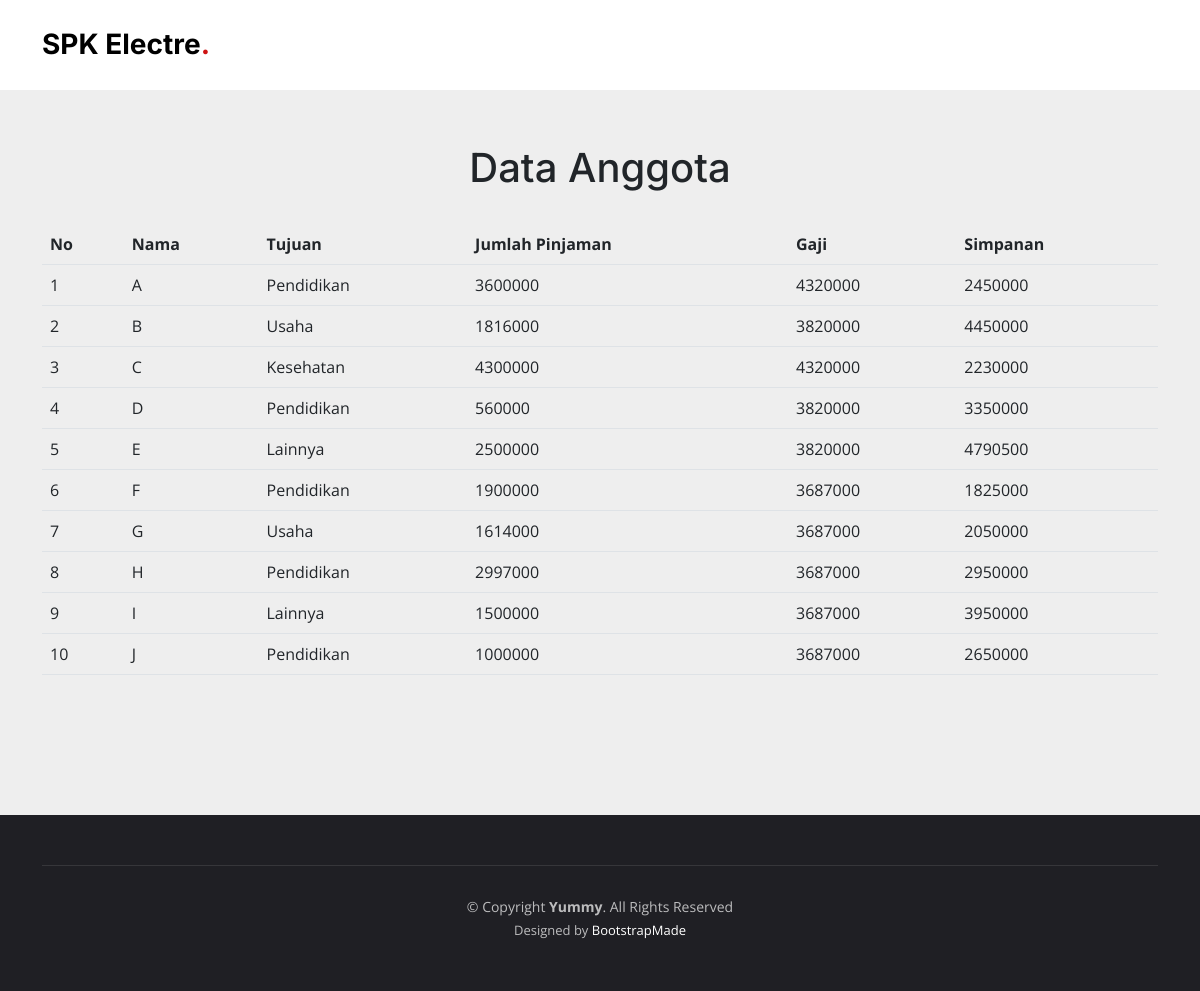
Page /tabel.php on the committed database.
### tables this page shows
CREATE TABLE `alternatif` (
  `id` int(11) NOT NULL,
  `nama` varchar(100) NOT NULL,
  `tujuan_nama` varchar(100) NOT NULL,
  `tujuan` float NOT NULL,
  `jum_pinjaman` float NOT NULL,
  `gaji` float NOT NULL,
  `simpanan` float NOT NULL
);

### public/tabel.php (the view, shortened to what this page needs)
<!DOCTYPE html>
<html lang="en">
<?php include "template/header.php" ?>
<body>
    <header id="header" class="header fixed-top d-flex align-items-center">
        <div class="container d-flex align-items-center justify-content-between">
            <a href="index.html" class="logo d-flex align-items-center me-auto me-lg-0">
                <h1>SPK Electre<span>.</span></h1>
            </a>
        </div>
    </header>
    <section id="hero" class="hero d-flex align-items-center section-bg">
        <div class="container">
            <h1 data-aos="fade-up" style="text-align: center; margin-top: -1rem; margin-bottom: 2rem">Data Anggota</h1>
            <table class="table">
                <thead class="thead-dark">
                    <tr>
                        <th scope="col">No</th>
                        <th scope="col">Nama</th>
                        <th scope="col">Tujuan</th>
                        <th scope="col">Jumlah Pinjaman</th>
                        <th scope="col">Gaji</th>
                        <th scope="col">Simpanan</th>
                    </tr>
                </thead>
                <tbody>
                    <?php
                    include "../config/connection.php";
                    $no = 1;
                    $query = mysqli_query($selectdb, "select * from alternatif");
                    while ($d = mysqli_fetch_array($query)) {
                    ?>
                        <tr>
                            <td><?php echo $no++; ?></td>
                            <td><?php echo $d['nama']; ?></td>
                            <td><?php echo $d['tujuan_nama']; ?></td>
                            <td><?php echo $d['jum_pinjaman']; ?></td>
                            <td><?php echo $d['gaji']; ?></td>
                            <td><?php echo $d['simpanan']; ?></td>
                        </tr>
                    <?php
                    }
                    ?>
                </tbody>
            </table>
            <center class="py-3 pb-5">
            </center>
        </div>
    </section>
    <?php include "template/footer.php" ?>
</body>
</html>

### public/template/header.php (shortened to what this page needs)
<head>
    <link href="../assets/vendor/bootstrap/css/bootstrap.min.css" rel="stylesheet">
    <link href="../assets/vendor/bootstrap-icons/bootstrap-icons.css" rel="stylesheet">
    <link href="../assets/vendor/aos/aos.css" rel="stylesheet">
    <link href="../assets/vendor/glightbox/css/glightbox.min.css" rel="stylesheet">
    <link href="../assets/vendor/swiper/swiper-bundle.min.css" rel="stylesheet">
    <link href="../assets/css/main.css" rel="stylesheet">
</head>

### public/template/footer.php (shortened to what this page needs)
<footer id="footer" class="footer">
    <div class="container">
        <div class="copyright">
            &copy; Copyright <strong><span>Yummy</span></strong>. All Rights Reserved
        </div>
        <div class="credits">
            Designed by <a href="https://bootstrapmade.com/">BootstrapMade</a>
        </div>
    </div>
</footer>

### assets/css/main.css (style rules this page uses)
:root { --font-default: "Open Sans", system-ui, -apple-system, "Segoe UI", Roboto, "Helvetica Neue", Arial, "Noto Sans", "Liberation Sans", sans-serif, "Apple Color Emoji", "Segoe UI Emoji", "Segoe UI Symbol", "Noto Color Emoji"; --font-primary: "Amatic SC", sans-serif; --font-secondary: "Inter", sans-serif; }
:root { --color-default: #212529; --color-primary: #ce1212; --color-secondary: #37373f; }
:root { scroll-behavior: smooth; }
body { font-family: var(--font-default); color: var(--color-default); }
a { color: var(--color-primary); text-decoration: none; }
h1, h2, h3, h4, h5, h6 { font-family: var(--font-secondary); }
section { overflow: hidden; padding: 80px 0; }
.section-bg { background-color: #eee; }
.header { background: #fff; transition: all 0.5s; z-index: 997; height: 90px; border-bottom: 1px solid #fff; }
.header .logo h1 { font-size: 28px; font-weight: 700; color: #000; margin: 0; font-family: var(--font-secondary); }
.header .logo h1 span { color: var(--color-primary); }
section { scroll-margin-top: 90px; }
.hero { width: 100%; background-size: cover; position: relative; min-height: 60vh; padding: 160px 0 60px 0; }
.footer { font-size: 14px; background-color: #1f1f24; padding: 50px 0; color: rgba(255, 255, 255, 0.7); }
.footer .copyright { text-align: center; padding-top: 30px; border-top: 1px solid rgba(255, 255, 255, 0.1); }
.footer .credits { padding-top: 4px; text-align: center; font-size: 13px; }
.footer .credits a { color: #fff; }

### public/tabel.php (style rules this page uses)
* { box-sizing: border-box; }

### rows in the picture
alternatif: nama "A", tujuan_nama "Pendidikan", jum_pinjaman "3600000", gaji "4320000", simpanan "2450000"
alternatif: nama "B", tujuan_nama "Usaha", jum_pinjaman "1816000", gaji "3820000", simpanan "4450000"
alternatif: nama "C", tujuan_nama "Kesehatan", jum_pinjaman "4300000", gaji "4320000", simpanan "2230000"
alternatif: nama "D", tujuan_nama "Pendidikan", jum_pinjaman "560000", gaji "3820000", simpanan "3350000"
alternatif: nama "E", tujuan_nama "Lainnya", jum_pinjaman "2500000", gaji "3820000", simpanan "4790500"
alternatif: nama "F", tujuan_nama "Pendidikan", jum_pinjaman "1900000", gaji "3687000", simpanan "1825000"
alternatif: nama "G", tujuan_nama "Usaha", jum_pinjaman "1614000", gaji "3687000", simpanan "2050000"
alternatif: nama "H", tujuan_nama "Pendidikan", jum_pinjaman "2997000", gaji "3687000", simpanan "2950000"
alternatif: nama "I", tujuan_nama "Lainnya", jum_pinjaman "1500000", gaji "3687000", simpanan "3950000"
alternatif: nama "J", tujuan_nama "Pendidikan", jum_pinjaman "1000000", gaji "3687000", simpanan "2650000"
